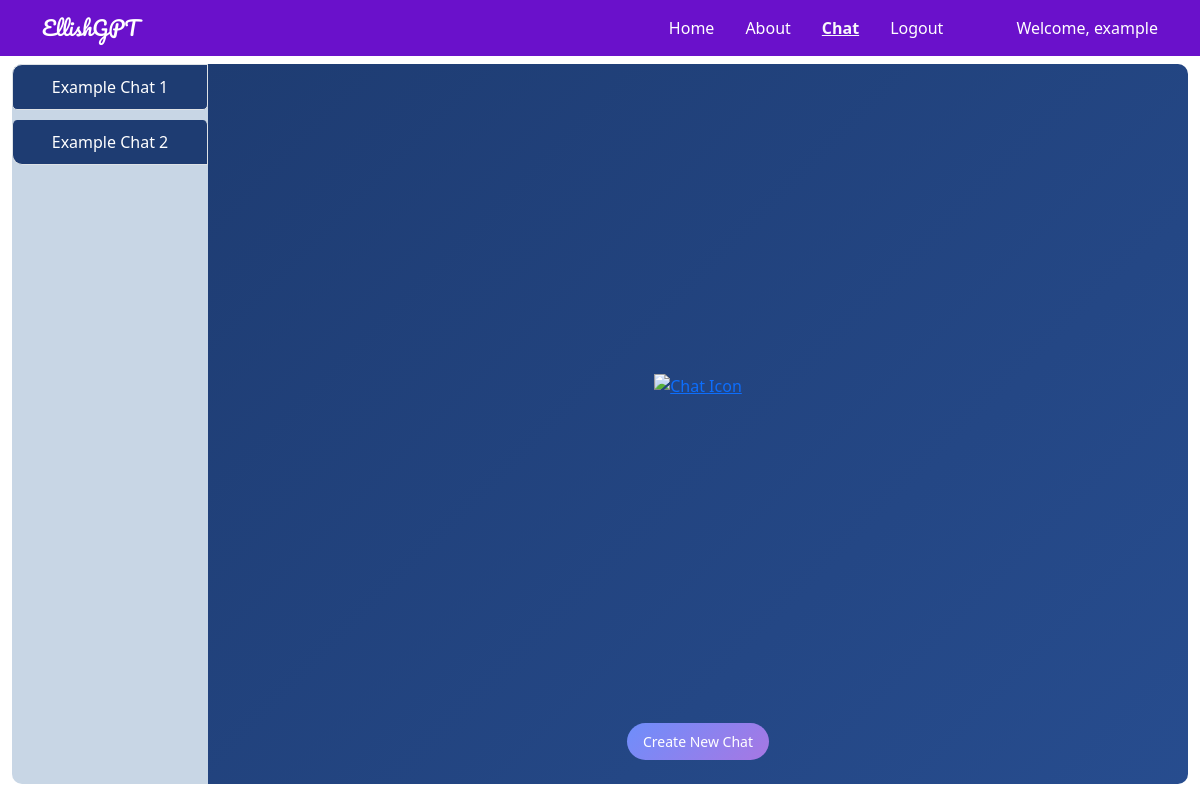
Page /chat (signed in) on the committed database.
### tables this page shows
CREATE TABLE users (
        userid INTEGER PRIMARY KEY,
        username TEXT NOT NULL UNIQUE,
        password TEXT NOT NULL
    );

CREATE TABLE chats (
        chat_id INTEGER PRIMARY KEY,
        user_id INTEGER,
        model_id INTEGER,
        title TEXT,
        chat TEXT,
        time DATETIME,
        model_name TEXT,
        FOREIGN KEY(user_id) REFERENCES users(userid),
        FOREIGN KEY(model_id) REFERENCES models(modelid)
    );

### genaiserver_wl_folder/flask_app.py (the view, shortened to what this page needs)
@app.route("/chat", methods=['GET', 'POST'])
@login_required
def chat():
    g.db = connect_db()
    username = session['username']
    cur = g.db.execute('SELECT userid FROM users WHERE username = ?', (username,))
    result = cur.fetchone()
    if result is None:
        flash("User not found.")
        return redirect(url_for('index'))
    user_id = result[0]
    cur = g.db.execute('SELECT modelid, modelname FROM models')
    models = [{'modelid': row[0], 'modelname': row[1]} for row in cur.fetchall()]
    cur2 = g.db.execute('SELECT * FROM chats WHERE user_id = ? ORDER BY time;', (user_id,))
    chats = [dict(time=row[5], chat=row[4], title=row[3], chat_id=row[0], model_name=row[6]) for row in cur2.fetchall()]
    g.db.close()
    return render_template("chat.html", app_data=app_data, chats=chats, models=models)

### genaiserver_wl_folder/flask_app.py (called while the page is built)
def connect_db():
    return sqlite3.connect('serverdatabase.db')

def login_required(f):
    @wraps(f)
    def wrap(*args, **kwargs):
        if 'logged_in' in session:
            return f(*args, **kwargs)
        else:
            flash('You need to login first.')
            return redirect(url_for('login'))
    return wrap

### templates/chat.html (shortened to what this page needs)
{% extends 'layout.html' %} {% block body %}
<div class="container-fluid">
    <div class="row" style="height: 90vh; overflow: hidden">
        <div class="col-md-2 d-flex align-items-stretch p-0">
            <div
                class="list-group sidebar d-flex flex-column justify-content-start w-100"
                style="height: 100%; border-radius: 10px 0 0 10px"
            >
                {% if chats %} {% for chat in chats %}
                <a
                    href="{{ url_for('open_chat', chat_id=chat.chat_id) }}"
                    class="list-group-item list-group-item-action sidebar-item"
                >
                    {{ chat.title }}
                </a>
                {% endfor %} {% else %}
                <p class="list-group-item">
                    No chats available. Start a new conversation!
                </p>
                {% endif %}
            </div>
        </div>
        <div
            class="col-md-10 d-flex flex-column justify-content-center align-items-center p-0"
            style="
                height: 100%;
                background: linear-gradient(
                    135deg,
                    #1e3c72,
                    #2a5298,
                    #72a0c1,
                    #a6dcef
                );
                background-size: 400% 400%;
                animation: gradient 15s ease infinite;
                border-radius: 0 10px 10px 0;
            "
        >
            <div
                class="d-flex flex-column justify-content-center align-items-center"
                style="flex-grow: 1; padding: 50px"
            >
                {% if chats %}
                <a href="{{ url_for('open_chat', chat_id=chats[0].chat_id) }}">
                    <img
                        src="https://i.ibb.co/bFyrMHf/416bc6e8-929e-46fe-84a5-4d2a881081c5-removebg-preview-removebg-preview.png"
                        alt="Chat Icon"
                        border="0"
                        class="img-fluid responsive-img"
                    />
                </a>
                {% endif %}
            </div>
            <div class="mb-4 d-flex justify-content-center w-100">
                <button
                    class="btn btn-md btn-gradient mt-3 responsive-btn"
                    onclick="promptNewChat()"
                >
                    Create New Chat
                </button>
            </div>
        </div>
    </div>
</div>
{% endblock %}

### templates/includes/_navbar.html (shortened to what this page needs)
<nav
    class="navbar navbar-expand-lg navbar-light fixed-top"
    style="background-color: #6a11cb"
>
    <div class="container">
        <a
            class="navbar-brand"
            href="/"
            style="color: white; font-family: &quot;Pacifico&quot;, cursive"
            >{{ app_data['project_name'] }}</a
        >
        <div class="collapse navbar-collapse" id="navbarResponsive">
            <ul class="navbar-nav ml-auto" style="margin-left: auto">
                <li
                    class="nav-item {% if request.path == '/' %}active{% endif %}"
                >
                    <a class="nav-link" href="/" style="color: white">Home</a>
                </li>
                <li
                    class="nav-item {% if request.path == '/about' %}active{% endif %}"
                >
                    <a class="nav-link" href="/about" style="color: white"
                        >About</a
                    >
                </li>
                <li
                    class="nav-item {% if request.path == '/chat' %}active{% endif %}"
                >
                    <a class="nav-link" href="/chat" style="color: white"
                        >Chat</a
                    >
                </li>
                {% if "logged_in" not in session %}
                <li
                    class="nav-item {% if request.path == '/login' %}active{% endif %}"
                >
                    <a class="nav-link" href="/login" style="color: white"
                        >Login</a
                    >
                </li>
                <li
                    class="nav-item {% if request.path == '/register' %}active{% endif %}"
                >
                    <a class="nav-link" href="/register" style="color: white"
                        >Register</a
                    >
                </li>
                {% else %}
                <li
                    class="nav-item {% if request.path == '/logout' %}active{% endif %}"
                >
                    <a class="nav-link" href="/logout" style="color: white"
                        >Logout</a
                    >
                </li>
                {% endif %}
            </ul>
            {% if "logged_in" in session %}
            <span class="navbar-text" style="margin-left: 50px; color: white"
                >Welcome, {{ session['username'] }}</span
            >
            {% endif %}
        </div>
    </div>
</nav>

### templates/layout.html (style rules this page uses)
.navbar-nav .nav-item .nav-link { transition: color 0.3s ease, text-decoration 0.3s ease; }
.navbar-nav .nav-item.active .nav-link { font-weight: bold; color: #f8f9fa !important; text-decoration: underline !important; }
.navbar-nav .nav-item .nav-link { margin-right: 15px; }

### templates/chat.html (style rules this page uses)
body { opacity: 1; transition: opacity 0.5s ease-in-out; }
.sidebar { background-color: #c8d6e5; height: 100%; flex-grow: 1; }
.sidebar-item { background-color: #1e3c72; color: white; margin-bottom: 10px; border-radius: 5px; padding: 10px; text-align: center; transition: background-color 0.3s, color 0.3s; }
.btn-gradient { background: linear-gradient(135deg, #6e8efb, #a777e3); color: white; border: none; border-radius: 25px; padding: 10px 20px; font-size: 16px; transition: background 0.3s, transform 0.3s; }
.responsive-img { max-width: 175px; width: 100%; height: auto; }
.responsive-btn { padding: 8px 16px; font-size: 14px; }

### rows in the picture
users: username "example"
chats: title "Example Chat 1"
chats: title "Example Chat 2"

### other values in the picture
{{ app_data['project_name'] }} "EllishGPT"
